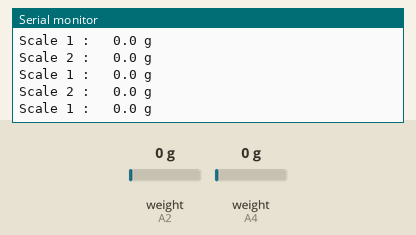
This sketch was run on a simulated Arduino Uno, built with avr-gcc and run on an emulated ATmega328P. Shown: the last lines printed to the serial monitor. The test bench sets the inputs (shaded band); at power-on: weight on the scale (sensors on A2, A4) 0 g.

Above: at 1.3 s.
1.4 s: weight on the scale (sensor on A2) set to 100 g
At 1.51 s:
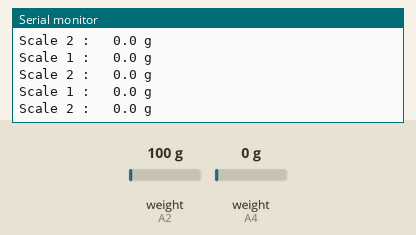
2.9 s: weight on the scale (sensor on A4) set to 100 g
At 3.12 s:
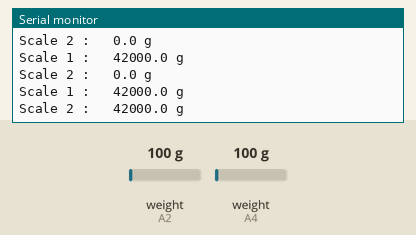
4.4 s: weight on the scale (sensor on A2) set to 1250 g
At 4.73 s:
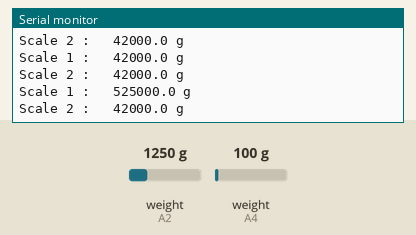
7.4 s: weight on the scale (sensor on A4) set to 1250 g
At 7.54 s:
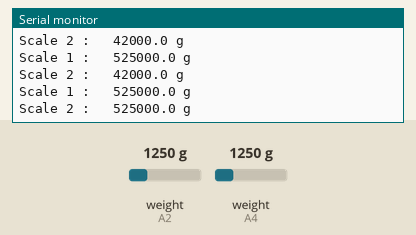
Timing chart, 0 to 9.9 s (numbered marks = the images above; inputs shaded):
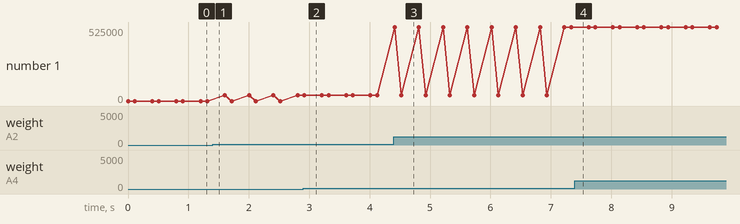

The sketch:

scale.ino
```cpp
#include <Hx711.h>
Hx711 scale1(A2, A3);
Hx711 scale2(A4, A5);

void setup()
{
  Serial.begin(9600);
}

void loop()
{
  Serial.print("Scale 1 : \t");
  Serial.print(scale1.getGram(), 1);
  Serial.println(" g");
  Serial.print("Scale 2 : \t");
  Serial.print(scale2.getGram(), 1);
  Serial.println(" g");
  delay(200);
}
```

Measured:
- after the input at 2.9 s, the serial monitor: prints a new line at once (image 2)
- after the input at 4.4 s, the serial monitor: prints a new line at once (image 3)
- plotted number 1: 0 → 42000 after the input at 1.4 s, 42000 → 525000 after the input at 4.4 s
